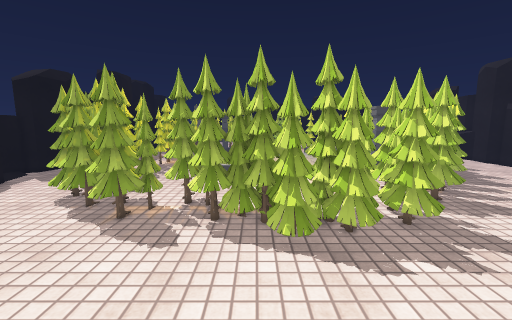
View 1 (above)

24 first-person views from a walk through a Unity game level. The camera is 1.4 m above the floor, tilts 8° down and sees 90° across. The floor is counted in squares, 0.35 m on a side. Each view is taken from the middle of a square. On the plan, view 1 faces up. The plan holds only what a view shows up to about 20 squares ahead; the rest is blank. The place goes on beyond the plan. The player is left out. Some surface patterns are stand-ins.

View 2
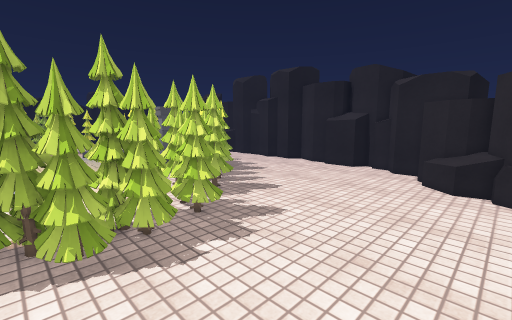

View 3
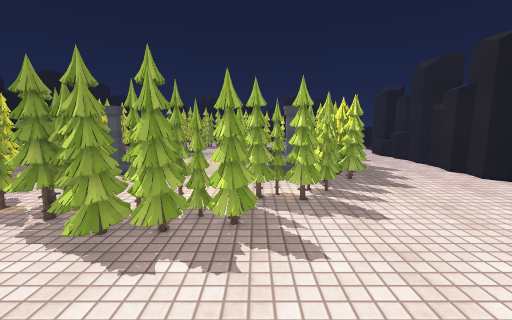

View 4
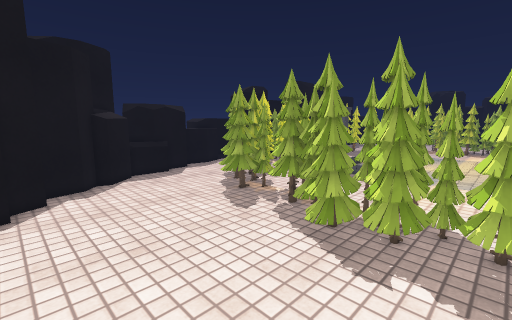

View 5
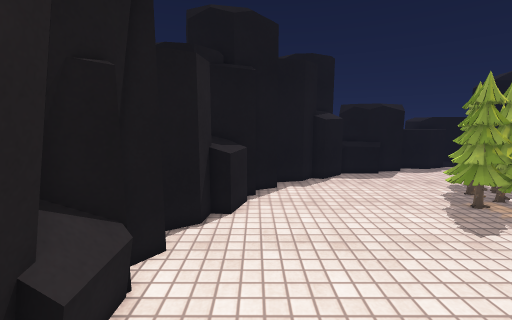

View 6
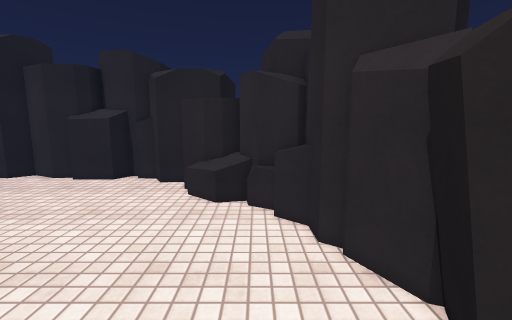

View 7
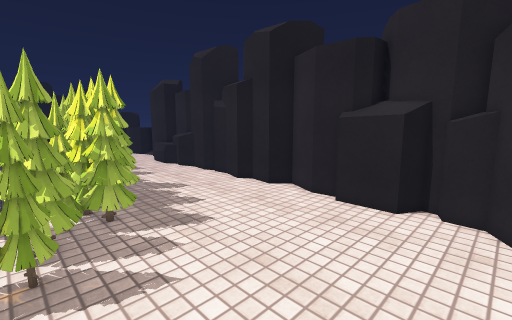

View 8
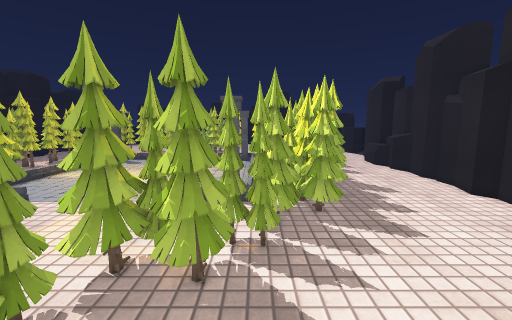

View 9
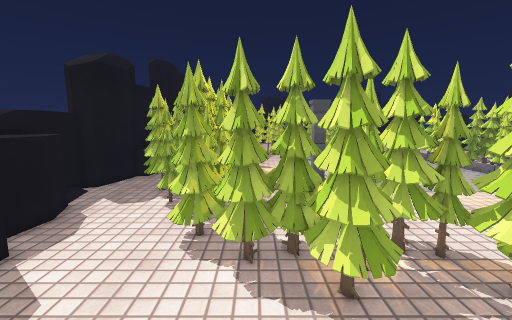

View 10
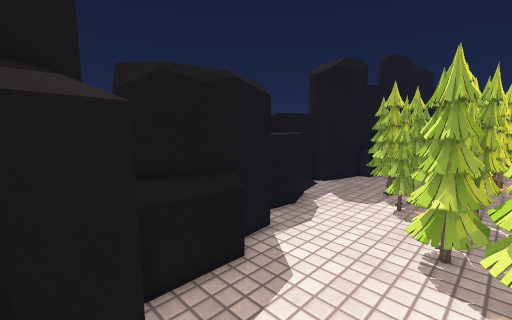

View 11
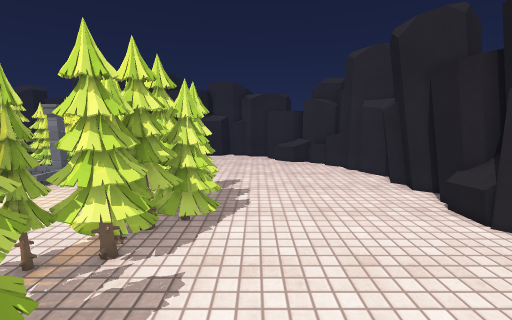

View 12
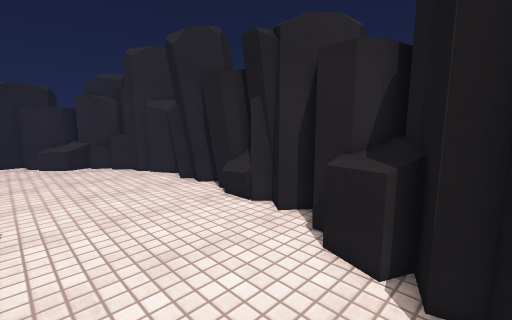

View 13
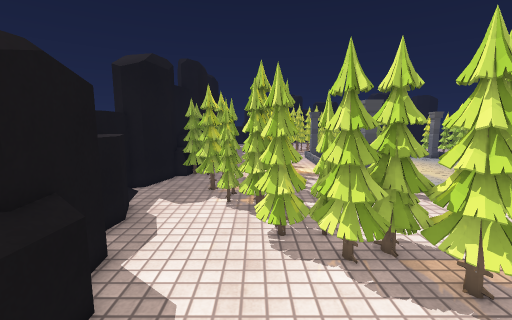

View 14
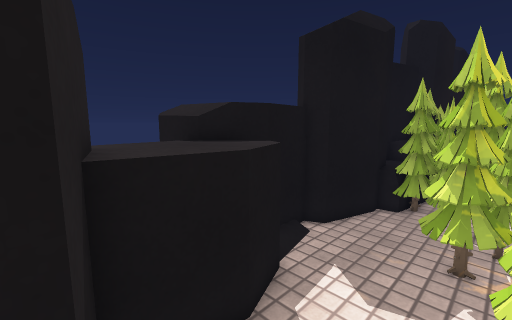

View 15
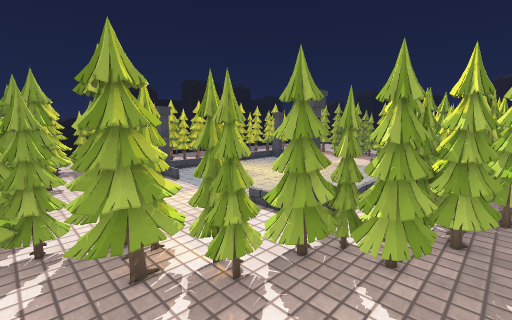

View 16
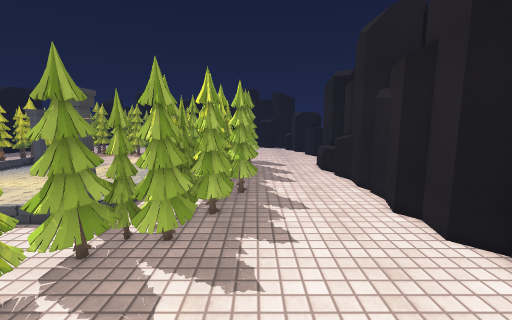

View 17
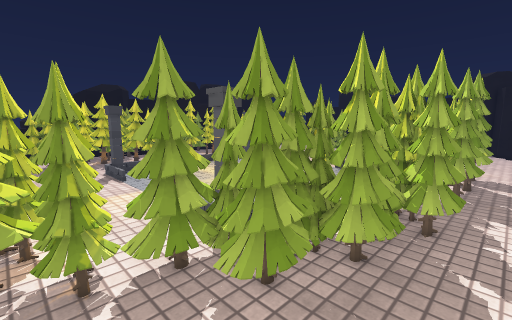

View 18
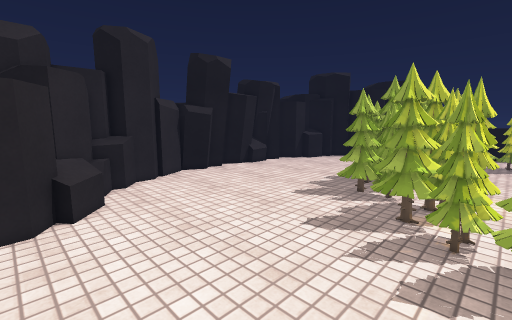

View 19
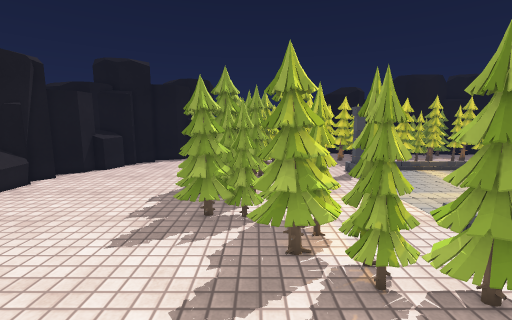

View 20
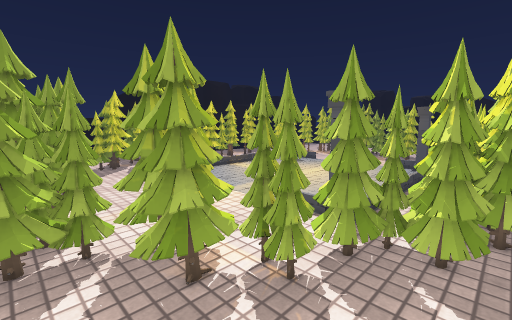

View 21
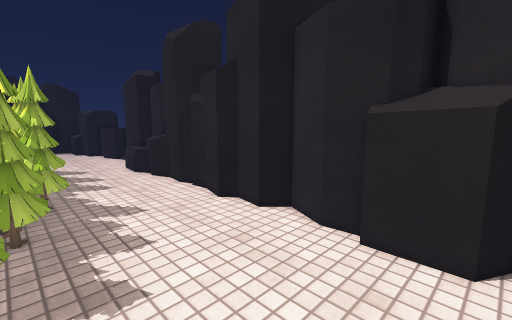

View 22
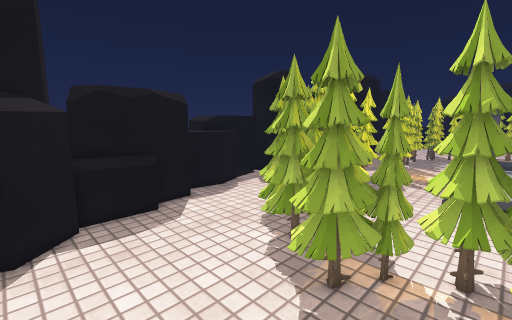

View 23
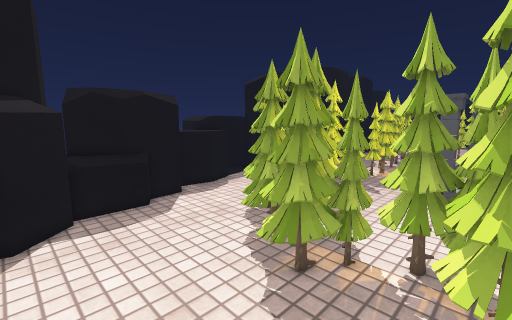

View 24
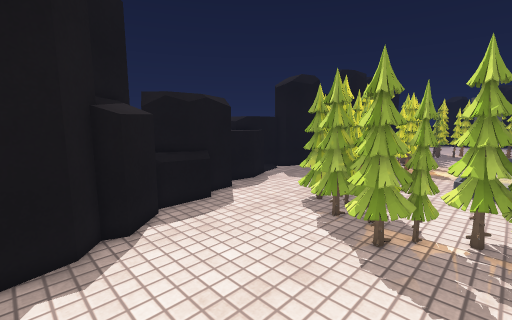

### Floor plan
Key: @ floor where view 1 was taken; # wall or solid block; . floor; / step, stairs or slope; = window, fence, low wall or low ledge; ^ raised ledge; C column; T tree; O other object.
Columns run from 21 left of view 1 to 25 right of it. Each row starts with its distance up from view 1.
 28    ^OOT              ...   ....   OOTT.......#
 27    #^#T    TTT. /..  ..........   OOT........#
 26     TTT    TT ../...  ...... .../  TTT.......#
 25     #TTTT TTT ../........... .../  TTTT......#
 24     #=TTT TT. ../.............. /  TTTT......#
 23    ##..TT. T.... .............  /. TOT.......#
 22    #... TTTT..../............   /.TTTT......##
 21   ##.. TTTTT....CC..........  CC/.TTTT......##
 20   ^...TTTTTTT...CC.//.......//CC..TTTT.......#
 19   ^....TTTTT.....................TTTT........#
 18   ^.....TTTT....................TTTTT........##
 17 ^^^^^....TTTT...................TTTT.........##
 16 ^^^^^....TTTT..................TTT...........#
 15  ^^^^..... TT................T.TTT...........#
 14  ^^^^.....TTTTT..TT........TTTTTT............#
 13   ^^##....TTTTTT.TTT....T..TTTTT............##
 12      ^......TTTTTTTTTTTTTT.TT.TT............#
 11      ##.....TTTTTTTTTTTTTTTTT...............#
 10      #^.......TTT.TTTTTTTTTTT...............###
  9      #^............TTTTTTTTTT................^#
  8      #^...............TTTT...................^#
  7     ^#^#....................................##
  6      ####..................................##
  5         ##................................ #
  4         ##..............................=^#
  3          #.............................=^^
  2          ##............................^^^
  1           ##...........................^^^
  0            ####......@................=##
 -1              #^^^...................#^^#
 -2              #^^##................###^#
 -3               ########################

Where each view was taken, in squares from view 1:
view 1: 0 up, 0 right, facing up
view 2: 0 up, 0 right, facing up-right
view 3: 0 up, 7 right, facing up
view 4: 0 up, 6 right, facing up-left
view 5: 0 up, 6 right, facing left
view 6: 0 up, 5 right, facing right
view 7: 7 up, 11 right, facing up-right
view 8: 7 up, 11 right, facing up
view 9: 5 up, 8 left, facing up
view 10: 5 up, 9 left, facing up-left
view 11: 6 up, 9 left, facing right
view 12: 6 up, 9 left, facing down-right
view 13: 5 up, 11 left, facing up
view 14: 12 up, 13 left, facing up-left
view 15: 11 up, 16 right, facing up-left
view 16: 10 up, 17 right, facing up
view 17: 14 up, 18 right, facing up-left
view 18: 16 up, 21 right, facing down-left
view 19: 12 up, 17 right, facing left
view 20: 10 up, 15 right, facing up-left
view 21: 10 up, 15 right, facing up-right
view 22: 5 up, 3 left, facing up-left
view 23: 5 up, 2 left, facing up-left
view 24: 2 up, 3 left, facing up-left
